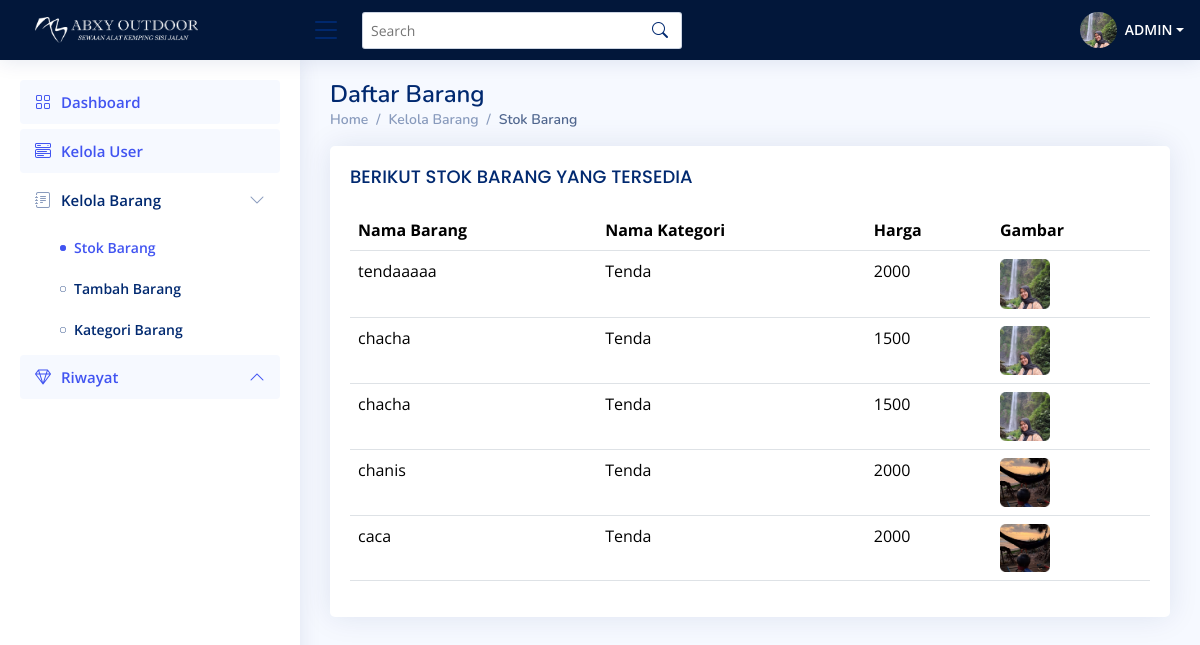
Page /stok-barang.php (signed in) on the committed database.
### tables this page shows
CREATE TABLE `barang` (
  `id_barang` char(10) NOT NULL,
  `id_user` char(10) NOT NULL,
  `nama_barang` varchar(200) NOT NULL,
  `id_kategori` char(10) NOT NULL,
  `harga` varchar(20) NOT NULL,
  `gambar_barang` varchar(100) NOT NULL,
  `tanggal_masuk` datetime NOT NULL
);

CREATE TABLE `kategori` (
  `id_kategori` char(10) NOT NULL,
  `kategori` varchar(100) NOT NULL,
  `jumlah` int(200) NOT NULL
);

### stok-barang.php (the view, shortened to what this page needs)
<?php
require 'functions.php';
?>
<!DOCTYPE html>
<html lang="en">
<head>
  <link href="assets/vendor/bootstrap/css/bootstrap.min.css" rel="stylesheet">
  <link href="assets/vendor/bootstrap-icons/bootstrap-icons.css" rel="stylesheet">
  <link href="assets/vendor/boxicons/css/boxicons.min.css" rel="stylesheet">
  <link href="assets/vendor/quill/quill.snow.css" rel="stylesheet">
  <link href="assets/vendor/quill/quill.bubble.css" rel="stylesheet">
  <link href="assets/vendor/remixicon/remixicon.css" rel="stylesheet">
  <link href="assets/vendor/simple-datatables/style.css" rel="stylesheet">
  <link href="assets/css/style.css" rel="stylesheet">
</head>
<body>
  <header id="header" class="header fixed-top d-flex align-items-center">
    <div class="d-flex align-items-center justify-content-between">
      <a href="index.html" class="logo d-flex align-items-center">
        <img src="imglandingpage/logoabxy.png" alt="">
      </a>
      <i class="bi bi-list toggle-sidebar-btn"></i>
    </div>
    <div class="search-bar">
      <form class="search-form d-flex align-items-center" method="POST" action="stok-barang.php">
        <input type="text" name="query" placeholder="Search" title="Enter search keyword">
        <button type="submit" title="Search"><i class="bi bi-search"></i></button>
      </form>
    </div>
    <nav class="header-nav ms-auto">
      <ul class="d-flex align-items-center">
        <li class="nav-item dropdown pe-3">
          <a class="nav-link nav-profile d-flex align-items-center pe-0" href="#" data-bs-toggle="dropdown">
            <img src="imglandingpage/curug.png" alt="Profile" class="rounded-circle">
            <span class="d-none d-md-block dropdown-toggle ps-2" style="color: white;">ADMIN</span>
          </a>
        </li>
      </ul>
    </nav>
  </header>
  <aside id="sidebar" class="sidebar">
    <ul class="sidebar-nav" id="sidebar-nav">
      <li class="nav-item">
        <a class="nav-link " href="admin.php">
          <i class="bi bi-grid"></i>
          <span>Dashboard</span>
        </a>
      </li>
      <li class="nav-item">
        <a class="nav-link" data-bs-target="#components-nav" data-bs-toggle="collapse" href="#">
          <i class="bi bi-menu-button-wide"></i><span>Kelola User</span>
        </a>
      </li>
      <li class="nav-item">
        <a class="nav-link collapsed" data-bs-target="#forms-nav" data-bs-toggle="collapse" href="#">
          <i class="bi bi-journal-text"></i><span>Kelola Barang</span><i class="bi bi-chevron-down ms-auto"></i>
        </a>
        <ul id="forms-nav" class="nav-content collapse show" data-bs-parent="#sidebar-nav">
          <li>
            <a href="stok-barang.php" class="active">
              <i class="bi bi-circle"></i><span>Stok Barang</span>
            </a>
          </li>
          <li>
            <a href="tambah-barang.php">
              <i class="bi bi-circle"></i><span>Tambah Barang</span>
            </a>
          </li>
          <li>
            <a href="kategori.php">
              <i class="bi bi-circle"></i><span>Kategori Barang</span>
            </a>
          </li>
        </ul>
      </li>
      <li class="nav-item">
        <a class="nav-link" href="riwayat.php">
          <i class="bi bi-gem"></i><span>Riwayat</span><i class="bi bi-chevron-down ms-auto"></i>
        </a>
      </li>
  </aside>
  <main id="main" class="main">
    <div class="pagetitle">
      <h1>Daftar Barang</h1>
      <nav>
        <ol class="breadcrumb">
          <li class="breadcrumb-item"><a href="index.html">Home</a></li>
          <li class="breadcrumb-item">Kelola Barang</li>
          <li class="breadcrumb-item active">Stok Barang</li>
        </ol>
      </nav>
    </div>
    <section class="section">
      <div class="row">
        <div class="col-lg-12">
          <div class="card">
            <div class="card-body">
              <h5 class="card-title">BERIKUT STOK BARANG YANG TERSEDIA</h5>
              <div class="table-container">
                <table class="table datatable" action="" method="post">
                  <thead>
                    <tr>
                      <th>Nama Barang</th>
                      <th>Nama Kategori</th>
                      <th>Harga</th>
                      <th>Gambar</th>
                    </tr>
                  </thead>
                  <tbody>
                    <?php
                    $query = "SELECT barang.id_barang, barang.nama_barang, kategori.kategori, barang.harga, barang.gambar_barang
                                      FROM barang
                                      INNER JOIN kategori ON barang.id_kategori = kategori.id_kategori";
                    $result = $conn->query($query);
                    if ($result) {
                      while ($row = $result->fetch_assoc()) {
                        echo "<tr>";
                        echo "<td>" . $row["nama_barang"] . "</td>";
                        echo "<td>" . $row["kategori"] . "</td>";
                        echo "<td>" . $row["harga"] . "</td>";
                        echo "<td>
                                            <a href='imglandingpage/" . $row["gambar_barang"] . "' target='_blank'>
                                                <img src='imglandingpage/" . $row["gambar_barang"] . "' alt='Gambar Barang' width='50'>
                                            </a>
                                          </td>";
                        echo "</tr>";
                      }
                    } else {
                      echo "Tidak ada data yang ditemukan";
                    }
                    ?>
                  </tbody>
                </table>
              </div>
            </div>
          </div>
        </div>
      </div>
    </section>
  </main>
</body>
</html>

### assets/css/style.css (style rules this page uses)
:root { scroll-behavior: smooth; }
body { font-family: "Open Sans", sans-serif; background: #f6f9ff; color: #444444; }
a { color: #4154f1; text-decoration: none; }
h1, h2, h3, h4, h5, h6 { font-family: "Nunito", sans-serif; }
.table-container { max-width: 100%; overflow-x: auto; }
.table { width: 100%; }
#main { margin-top: 60px; padding: 20px 30px; transition: all 0.3s; }
.pagetitle { margin-bottom: 10px; }
.pagetitle h1 { font-size: 24px; margin-bottom: 0; font-weight: 600; color: #012970; }
.card { margin-bottom: 30px; border: none; border-radius: 5px; box-shadow: 0px 0 30px rgba(1, 41, 112, 0.1); }
.card-title { padding: 20px 0 15px 0; font-size: 18px; font-weight: 500; color: #012970; font-family: "Poppins", sans-serif; }
.card-body { padding: 0 20px 20px 20px; }
.breadcrumb { font-size: 14px; font-family: "Nunito", sans-serif; color: #899bbd; font-weight: 600; }
.breadcrumb a { color: #899bbd; transition: 0.3s; }
.breadcrumb .breadcrumb-item::before { color: #899bbd; }
.breadcrumb .active { color: #51678f; font-weight: 600; }
.logo { line-height: 1; }
@media (min-width: 1200px) { .logo { width: 280px; } }
.logo img { max-height: 26px; margin-right: 6px; margin-left: 15px; }
.header { transition: all 0.5s; z-index: 997; height: 60px; box-shadow: 0px 2px 20px rgba(1, 41, 112, 0.1); background-color: #02173a; padding-left: 20px; }
.header .toggle-sidebar-btn { font-size: 32px; padding-left: 10px; cursor: pointer; color: #012970; }
.header .search-bar { min-width: 360px; padding: 0 20px; }
.header .search-form { width: 100%; }
.header .search-form input { border: 0; font-size: 14px; color: #012970; border: 1px solid rgba(1, 41, 112, 0.2); padding: 7px 38px 7px 8px; border-radius: 3px; transition: 0.3s; width: 100%; }
.header .search-form button { border: 0; padding: 0; margin-left: -30px; background: none; }
.header .search-form button i { color: #012970; }
.header-nav ul { list-style: none; }
.header-nav>ul { margin: 0; padding: 0; }
.header-nav .nav-profile { color: #ffffff; }
.header-nav .nav-profile img { max-height: 36px; }
.header-nav .nav-profile span { font-size: 14px; font-weight: 600; }
.sidebar { position: fixed; top: 60px; left: 0; bottom: 0; width: 300px; z-index: 996; transition: all 0.3s; padding: 20px; overflow-y: auto; scrollbar-width: thin; scrollbar-color: #aab7cf transparent; box-shadow: 0px 0px 20px rgba(1, 41, 112, 0.1); background-color: #fff; }
@media (min-width: 1200px) { #main, #footer { margin-left: 300px; } }
.sidebar-nav { padding: 0; margin: 0; list-style: none; }
.sidebar-nav li { padding: 0; margin: 0; list-style: none; }
.sidebar-nav .nav-item { margin-bottom: 5px; }
.sidebar-nav .nav-link { display: flex; align-items: center; font-size: 15px; font-weight: 600; color: #4154f1; transition: 0.3; background: #f6f9ff; padding: 10px 15px; border-radius: 4px; }
.sidebar-nav .nav-link i { font-size: 16px; margin-right: 10px; color: #4154f1; }
.sidebar-nav .nav-link.collapsed { color: #012970; background: #fff; }
.sidebar-nav .nav-link.collapsed i { color: #899bbd; }
.sidebar-nav .nav-link .bi-chevron-down { margin-right: 0; transition: transform 0.2s ease-in-out; }
.sidebar-nav .nav-link:not(.collapsed) .bi-chevron-down { transform: rotate(180deg); }
.sidebar-nav .nav-content { padding: 5px 0 0 0; margin: 0; list-style: none; }
.sidebar-nav .nav-content a { display: flex; align-items: center; font-size: 14px; font-weight: 600; color: #012970; transition: 0.3; padding: 10px 0 10px 40px; transition: 0.3s; }
.sidebar-nav .nav-content a i { font-size: 6px; margin-right: 8px; line-height: 0; border-radius: 50%; }
.sidebar-nav .nav-content a:hover, .sidebar-nav .nav-content a.active { color: #4154f1; }
.sidebar-nav .nav-content a.active i { background-color: #4154f1; }

### rows in the picture
barang: nama_barang "tendaaaaa", id_kategori.kategori "Tenda", harga "2000", gambar_barang (picture)
barang: nama_barang "chacha", id_kategori.kategori "Tenda", harga "1500", gambar_barang (picture)
barang: nama_barang "chacha", id_kategori.kategori "Tenda", harga "1500", gambar_barang (picture)
barang: nama_barang "chanis", id_kategori.kategori "Tenda", harga "2000", gambar_barang (picture)
barang: nama_barang "caca", id_kategori.kategori "Tenda", harga "2000", gambar_barang (picture)
